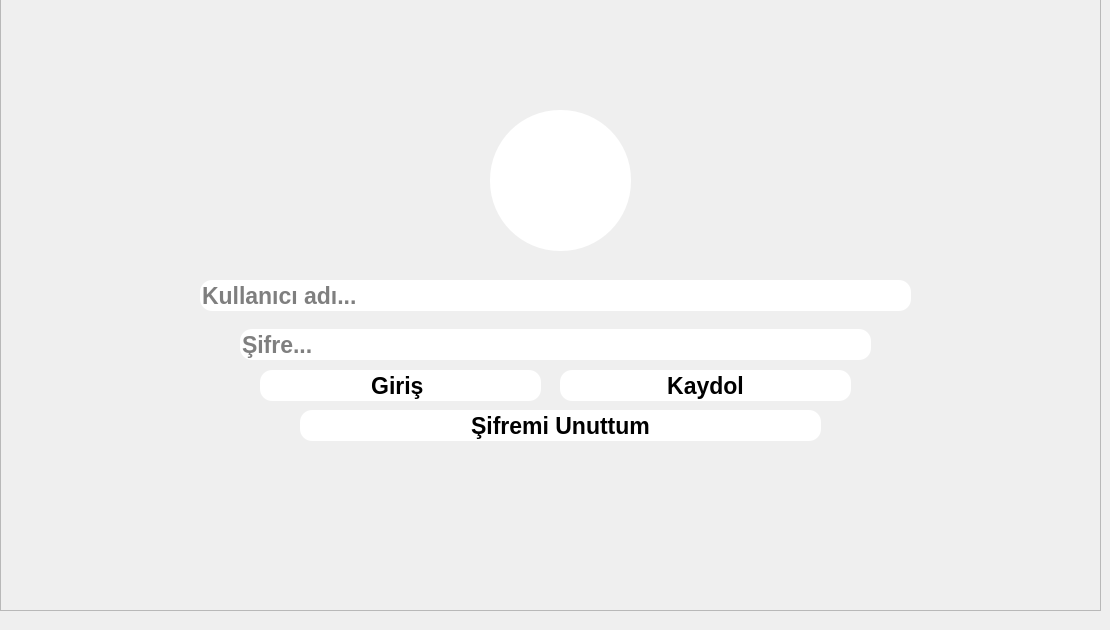
         <widget class="QWidget" name="login_page">
          <property name="styleSheet">
           <string notr="true"/>
          </property>
          <widget class="QPushButton" name="register_button">
           <property name="geometry">
            <rect>
             <x>560</x>
             <y>370</y>
             <width>291</width>
             <height>31</height>
            </rect>
           </property>
           <property name="styleSheet">
            <string notr="true">color: rgb(0,,0,0);
background-color: rgb(255,255,255);
font-size:20px;
font-weight:bold;
border-radius: 12px;
font-family: &quot;Calibri&quot;;
font-weight:bold;
font-size:23px;</string>
           </property>
           <property name="text">
            <string>Kaydol</string>
           </property>
          </widget>
          <widget class="QPushButton" name="password_forgetten_button">
           <property name="geometry">
            <rect>
             <x>300</x>
             <y>410</y>
             <width>521</width>
             <height>31</height>
            </rect>
           </property>
           <property name="styleSheet">
            <string notr="true">color: rgb(0,,0,0);
background-color: rgb(255,255,255);
font-size:20px;
font-weight:bold;
border-radius: 12px;
font-family: &quot;Calibri&quot;;
font-weight:bold;
font-size:23px;</string>
           </property>
           <property name="text">
            <string>Şifremi Unuttum</string>
           </property>
          </widget>
          <widget class="QPushButton" name="login_button">
           <property name="geometry">
            <rect>
             <x>260</x>
             <y>370</y>
             <width>281</width>
             <height>31</height>
            </rect>
           </property>
           <property name="styleSheet">
            <string notr="true">color: rgb(0,,0,0);
background-color: rgb(255,255,255);
font-size:20px;
font-weight:bold;
border-radius: 12px;
font-family: &quot;Calibri&quot;;
font-weight:bold;
font-size:23px;</string>
           </property>
           <property name="text">
            <string>Giriş </string>
           </property>
          </widget>
          <widget class="QLabel" name="label_10">
           <property name="geometry">
            <rect>
             <x>490</x>
             <y>110</y>
             <width>141</width>
             <height>141</height>
            </rect>
           </property>
           <property name="styleSheet">
            <string notr="true">background-image: url(:/images/Images/bms_145x145.jpg);

background-color: rgb(255, 255, 255);
border-radius: 70px;</string>
           </property>
           <property name="text">
            <string/>
           </property>
          </widget>
          <widget class="QLineEdit" name="username_lineEdit">
           <property name="geometry">
            <rect>
             <x>200</x>
             <y>280</y>
             <width>711</width>
             <height>31</height>
            </rect>
           </property>
           <property name="styleSheet">
            <string notr="true">color: rgb(0,,0,0);
background-color: rgb(255,255,255);
font-family: &quot;Calibri&quot;;
font-weight:bold;
font-size:23px;
border-radius: 12px;
</string>
           </property>
           <property name="placeholderText">
            <string>Kullanıcı adı...</string>
           </property>
          </widget>
          <widget class="QLineEdit" name="password_lineEdit">
           <property name="geometry">
            <rect>
             <x>240</x>
             <y>329</y>
             <width>631</width>
             <height>31</height>
            </rect>
           </property>
           <property name="styleSheet">
            <string notr="true">color: rgb(0,,0,0);
background-color: rgb(255,255,255);
font-family: &quot;Calibri&quot;;
font-weight:bold;
font-size:23px;
border-radius: 12px;</string>
           </property>
           <property name="echoMode">
            <enum>QLineEdit::Password</enum>
           </property>
           <property name="placeholderText">
            <string>Şifre...</string>
           </property>
          </widget>
          <widget class="QFrame" name="frame_2">
           <property name="geometry">
            <rect>
             <x>0</x>
             <y>-10</y>
             <width>1101</width>
             <height>621</height>
            </rect>
           </property>
           <property name="styleSheet">
            <string notr="true"/>
           </property>
           <property name="frameShape">
            <enum>QFrame::StyledPanel</enum>
           </property>
           <property name="frameShadow">
            <enum>QFrame::Raised</enum>
           </property>
           <layout class="QGridLayout" name="gridLayout_2">
            <item row="0" column="0">
             <widget class="QLabel" name="label_4">
              <property name="styleSheet">
               <string notr="true"/>
              </property>
              <property name="text">
               <string/>
              </property>
              <property name="pixmap">
               <pixmap>Images/icon-removebg-preview.png</pixmap>
              </property>
              <property name="scaledContents">
               <bool>true</bool>
              </property>
             </widget>
            </item>
           </layout>
          </widget>
         </widget>
